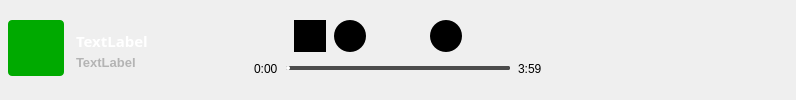
     <widget class="QWidget" name="bottomWidget" native="true">
      <property name="sizePolicy">
       <sizepolicy hsizetype="Expanding" vsizetype="Fixed">
        <horstretch>0</horstretch>
        <verstretch>0</verstretch>
       </sizepolicy>
      </property>
      <property name="minimumSize">
       <size>
        <width>0</width>
        <height>75</height>
       </size>
      </property>
      <property name="styleSheet">
       <string notr="true">/*background-color: rgb(170, 170, 127);*/</string>
      </property>
      <layout class="QHBoxLayout" name="horizontalLayout_3">
       <property name="spacing">
        <number>16</number>
       </property>
       <property name="leftMargin">
        <number>0</number>
       </property>
       <property name="topMargin">
        <number>0</number>
       </property>
       <property name="rightMargin">
        <number>0</number>
       </property>
       <property name="bottomMargin">
        <number>0</number>
       </property>
       <item>
        <widget class="QWidget" name="BWleftWidget" native="true">
         <property name="sizePolicy">
          <sizepolicy hsizetype="Preferred" vsizetype="Fixed">
           <horstretch>0</horstretch>
           <verstretch>0</verstretch>
          </sizepolicy>
         </property>
         <property name="minimumSize">
          <size>
           <width>230</width>
           <height>0</height>
          </size>
         </property>
         <property name="maximumSize">
          <size>
           <width>16777215</width>
           <height>75</height>
          </size>
         </property>
         <layout class="QHBoxLayout" name="horizontalLayout_4">
          <property name="spacing">
           <number>12</number>
          </property>
          <property name="leftMargin">
           <number>8</number>
          </property>
          <property name="topMargin">
           <number>8</number>
          </property>
          <property name="rightMargin">
           <number>0</number>
          </property>
          <property name="bottomMargin">
           <number>11</number>
          </property>
          <item>
           <widget class="QLabel" name="iconLabel">
            <property name="sizePolicy">
             <sizepolicy hsizetype="Fixed" vsizetype="Fixed">
              <horstretch>0</horstretch>
              <verstretch>0</verstretch>
             </sizepolicy>
            </property>
            <property name="minimumSize">
             <size>
              <width>56</width>
              <height>56</height>
             </size>
            </property>
            <property name="maximumSize">
             <size>
              <width>56</width>
              <height>56</height>
             </size>
            </property>
            <property name="styleSheet">
             <string notr="true">background-color: rgb(0, 170, 0);
border-radius: 4px;</string>
            </property>
            <property name="text">
             <string/>
            </property>
           </widget>
          </item>
          <item>
           <widget class="QWidget" name="BWLrightWidget" native="true">
            <property name="sizePolicy">
             <sizepolicy hsizetype="Preferred" vsizetype="Fixed">
              <horstretch>0</horstretch>
              <verstretch>0</verstretch>
             </sizepolicy>
            </property>
            <layout class="QVBoxLayout" name="verticalLayout_5">
             <property name="spacing">
              <number>0</number>
             </property>
             <property name="leftMargin">
              <number>0</number>
             </property>
             <property name="topMargin">
              <number>10</number>
             </property>
             <property name="rightMargin">
              <number>0</number>
             </property>
             <property name="bottomMargin">
              <number>4</number>
             </property>
             <item>
              <widget class="QLabel" name="musicLabel">
               <property name="sizePolicy">
                <sizepolicy hsizetype="Maximum" vsizetype="Fixed">
                 <horstretch>0</horstretch>
                 <verstretch>0</verstretch>
                </sizepolicy>
               </property>
               <property name="minimumSize">
                <size>
                 <width>0</width>
                 <height>22</height>
                </size>
               </property>
               <property name="maximumSize">
                <size>
                 <width>16777215</width>
                 <height>22</height>
                </size>
               </property>
               <property name="font">
                <font>
                 <family>Segoe UI Black</family>
                 <pointsize>11</pointsize>
                 <bold>true</bold>
                </font>
               </property>
               <property name="styleSheet">
                <string notr="true">color: rgb(255, 255, 255);
background-color: none;</string>
               </property>
               <property name="text">
                <string>TextLabel</string>
               </property>
              </widget>
             </item>
             <item>
              <widget class="QLabel" name="artistLabel">
               <property name="sizePolicy">
                <sizepolicy hsizetype="Maximum" vsizetype="Fixed">
                 <horstretch>0</horstretch>
                 <verstretch>0</verstretch>
                </sizepolicy>
               </property>
               <property name="minimumSize">
                <size>
                 <width>0</width>
                 <height>20</height>
                </size>
               </property>
               <property name="maximumSize">
                <size>
                 <width>16777215</width>
                 <height>20</height>
                </size>
               </property>
               <property name="font">
                <font>
                 <pointsize>10</pointsize>
                 <bold>true</bold>
                 <underline>false</underline>
                </font>
               </property>
               <property name="cursor">
                <cursorShape>PointingHandCursor</cursorShape>
               </property>
               <property name="styleSheet">
                <string notr="true">QLabel {
   color: rgb(180, 180, 180);
	background-color: none;
}


QLabel:hover {
	color: rgb(255, 255, 255)
}</string>
               </property>
               <property name="text">
                <string>TextLabel</string>
               </property>
              </widget>
             </item>
            </layout>
           </widget>
          </item>
         </layout>
        </widget>
       </item>
       <item>
        <widget class="QWidget" name="BWcenterWidget" native="true">
         <property name="sizePolicy">
          <sizepolicy hsizetype="Preferred" vsizetype="Fixed">
           <horstretch>0</horstretch>
           <verstretch>0</verstretch>
          </sizepolicy>
         </property>
         <layout class="QVBoxLayout" name="verticalLayout_4">
          <property name="spacing">
           <number>0</number>
          </property>
          <property name="leftMargin">
           <number>0</number>
          </property>
          <property name="topMargin">
           <number>0</number>
          </property>
          <property name="rightMargin">
           <number>0</number>
          </property>
          <property name="bottomMargin">
           <number>0</number>
          </property>
          <item>
           <widget class="QWidget" name="BWCtopWidget" native="true">
            <layout class="QHBoxLayout" name="horizontalLayout">
             <property name="spacing">
              <number>8</number>
             </property>
             <property name="leftMargin">
              <number>8</number>
             </property>
             <property name="topMargin">
              <number>8</number>
             </property>
             <property name="rightMargin">
              <number>8</number>
             </property>
             <property name="bottomMargin">
              <number>8</number>
             </property>
             <item>
              <spacer name="horizontalSpacer">
               <property name="orientation">
                <enum>Qt::Orientation::Horizontal</enum>
               </property>
               <property name="sizeHint" stdset="0">
                <size>
                 <width>40</width>
                 <height>20</height>
                </size>
               </property>
              </spacer>
             </item>
             <item>
              <widget class="RoundButton" name="shuffleButton">
               <property name="sizePolicy">
                <sizepolicy hsizetype="Fixed" vsizetype="Fixed">
                 <horstretch>0</horstretch>
                 <verstretch>0</verstretch>
                </sizepolicy>
               </property>
               <property name="minimumSize">
                <size>
                 <width>32</width>
                 <height>32</height>
                </size>
               </property>
               <property name="maximumSize">
                <size>
                 <width>32</width>
                 <height>32</height>
                </size>
               </property>
               <property name="font">
                <font>
                 <pointsize>10</pointsize>
                 <fontweight>DemiBold</fontweight>
                </font>
               </property>
               <property name="cursor">
                <cursorShape>PointingHandCursor</cursorShape>
               </property>
               <property name="toolTip">
                <string/>
               </property>
               <property name="statusTip">
                <string/>
               </property>
               <property name="whatsThis">
                <string/>
               </property>
               <property name="accessibleName">
                <string/>
               </property>
               <property name="accessibleDescription">
                <string/>
               </property>
               <property name="styleSheet">
                <string notr="true">QPushButton {
	background-color: trasnparent;
	border-radius: 0px;
}

QPushButton:hover {
    icon: url(:/assets/buttons/shuffle_hover.png);
}

QPushButton:pressed  {
    icon: url(:/assets/buttons/shuffle_pressed2.png);
}

QPushButton:checked  {
    icon: url(:/assets/buttons/shuffle_pressed.png);
}</string>
               </property>
               <property name="text">
                <string/>
               </property>
               <property name="icon">
                <iconset resource="resources.qrc">
                 <normaloff>:/assets/buttons/shuffle.png</normaloff>:/assets/buttons/shuffle.png</iconset>
               </property>
               <property name="iconSize">
                <size>
                 <width>32</width>
                 <height>32</height>
                </size>
               </property>
               <property name="checkable">
                <bool>true</bool>
               </property>
              </widget>
             </item>
             <item>
              <widget class="RoundButton" name="previousTrackButton">
               <property name="sizePolicy">
                <sizepolicy hsizetype="Fixed" vsizetype="Fixed">
                 <horstretch>0</horstretch>
                 <verstretch>0</verstretch>
                </sizepolicy>
               </property>
               <property name="minimumSize">
                <size>
                 <width>32</width>
                 <height>32</height>
                </size>
               </property>
               <property name="maximumSize">
                <size>
                 <width>32</width>
                 <height>32</height>
                </size>
               </property>
               <property name="font">
                <font>
                 <pointsize>10</pointsize>
                 <fontweight>DemiBold</fontweight>
                </font>
               </property>
               <property name="cursor">
                <cursorShape>PointingHandCursor</cursorShape>
               </property>
               <property name="toolTip">
                <string/>
               </property>
               <property name="statusTip">
                <string/>
               </property>
               <property name="whatsThis">
                <string/>
               </property>
               <property name="accessibleName">
                <string/>
               </property>
               <property name="accessibleDescription">
                <string/>
               </property>
               <property name="styleSheet">
                <string notr="true">QPushButton {
	background-color: trasnparent;
	border-radius: 16px;
	padding-left: 0px;
}

QPushButton:hover {
    icon: url(:/assets/buttons/previousTrack_hover.png);
}

QPushButton:pressed  {
    icon: url(:/assets/buttons/previousTrack_pressed.png);
}</string>
               </property>
               <property name="text">
                <string/>
               </property>
               <property name="icon">
                <iconset resource="resources.qrc">
                 <normaloff>:/assets/buttons/previousTrack.png</normaloff>:/assets/buttons/previousTrack.png</iconset>
               </property>
               <property name="iconSize">
                <size>
                 <width>16</width>
                 <height>16</height>
                </size>
               </property>
              </widget>
             </item>
             <item>
              <spacer name="horizontalSpacer_3">
               <property name="orientation">
                <enum>Qt::Orientation::Horizontal</enum>
               </property>
               <property name="sizeType">
                <enum>QSizePolicy::Policy::Fixed</enum>
               </property>
               <property name="sizeHint" stdset="0">
                <size>
                 <width>8</width>
                 <height>20</height>
                </size>
               </property>
              </spacer>
             </item>
             <item>
              <widget class="RoundButton" name="playButton">
               <property name="sizePolicy">
                <sizepolicy hsizetype="Fixed" vsizetype="Fixed">
                 <horstretch>0</horstretch>
                 <verstretch>0</verstretch>
                </sizepolicy>
               </property>
               <property name="minimumSize">
                <size>
                 <width>32</width>
                 <height>32</height>
                </size>
               </property>
               <property name="maximumSize">
                <size>
                 <width>32</width>
                 <height>32</height>
                </size>
               </property>
               <property name="font">
                <font>
                 <pointsize>10</pointsize>
                 <fontweight>DemiBold</fontweight>
                </font>
               </property>
               <property name="cursor">
                <cursorShape>PointingHandCursor</cursorShape>
               </property>
               <property name="toolTip">
                <string/>
               </property>
               <property name="statusTip">
                <string/>
               </property>
               <property name="whatsThis">
                <string/>
               </property>
               <property name="accessibleName">
                <string/>
               </property>
               <property name="accessibleDescription">
                <string/>
               </property>
               <property name="styleSheet">
                <string notr="true">QPushButton {
	/*background-color: rgb(255, 255, 255);*/
	border-radius: 16px;
	padding-left: 3px;
	background-color: transparent;
    background: qradialgradient(
        cx:0.5, cy:0.5, radius: 0.5,
        fx:0.5, fy:0.5,
        stop:0 rgba(255, 255, 255, 255),
        stop:0.94 rgba(255, 255, 255, 255),
		 stop:0.99 rgba(255, 255, 255, 0),
        stop:1 rgba(255, 255, 255, 0)
    );
}

QPushButton:hover {
background-color: rgb(255, 255, 255);
}

QPushButton:pressed  {
	background-color: transparent;
    background: qradialgradient(
        cx:0.5, cy:0.5, radius: 0.5,
        fx:0.5, fy:0.5,
        stop:0 rgba(180, 180, 180, 180),
        stop:0.94 rgba(180, 180, 180, 180),
		 stop:0.99 rgba(180, 180, 180, 0),
        stop:1 rgba(180, 180, 180, 0)
    );
}

QPushButton:checked  {
    icon: url(:/assets/buttons/pause.png);
	padding-left: 0px;
}</string>
               </property>
               <property name="text">
                <string/>
               </property>
               <property name="icon">
                <iconset resource="resources.qrc">
                 <normaloff>:/assets/buttons/play.png</normaloff>:/assets/buttons/play.png</iconset>
               </property>
               <property name="iconSize">
                <size>
                 <width>16</width>
                 <height>16</height>
                </size>
               </property>
               <property name="checkable">
                <bool>true</bool>
               </property>
              </widget>
             </item>
             <item>
              <spacer name="horizontalSpacer_4">
               <property name="orientation">
                <enum>Qt::Orientation::Horizontal</enum>
               </property>
               <property name="sizeType">
                <enum>QSizePolicy::Policy::Fixed</enum>
               </property>
               <property name="sizeHint" stdset="0">
                <size>
                 <width>8</width>
                 <height>20</height>
                </size>
               </property>
              </spacer>
             </item>
             <item>
              <widget class="RoundButton" name="nextTrackButton">
               <property name="sizePolicy">
                <sizepolicy hsizetype="Fixed" vsizetype="Fixed">
                 <horstretch>0</horstretch>
                 <verstretch>0</verstretch>
                </sizepolicy>
               </property>
               <property name="minimumSize">
                <size>
                 <width>32</width>
                 <height>32</height>
                </size>
               </property>
               <property name="maximumSize">
                <size>
                 <width>32</width>
                 <height>32</height>
                </size>
               </property>
               <property name="font">
                <font>
                 <pointsize>10</pointsize>
                 <fontweight>DemiBold</fontweight>
                </font>
               </property>
               <property name="cursor">
                <cursorShape>PointingHandCursor</cursorShape>
               </property>
               <property name="toolTip">
                <string/>
               </property>
               <property name="statusTip">
                <string/>
               </property>
               <property name="whatsThis">
                <string/>
               </property>
               <property name="accessibleName">
                <string/>
               </property>
               <property name="accessibleDescription">
                <string/>
               </property>
               <property name="styleSheet">
                <string notr="true">QPushButton {
	background-color: trasnparent;
	border-radius: 16px;
	padding-left: 3px;
}

QPushButton:hover {
    icon: url(:/assets/buttons/nextTrack_hover.png);
}

QPushButton:pressed  {
    icon: url(:/assets/buttons/nextTrack_pressed.png);
}
</string>
               </property>
               <property name="text">
                <string/>
               </property>
               <property name="icon">
                <iconset resource="resources.qrc">
                 <normaloff>:/assets/buttons/nextTrack.png</normaloff>:/assets/buttons/nextTrack.png</iconset>
               </property>
               <property name="iconSize">
                <size>
                 <width>16</width>
                 <height>16</height>
                </size>
               </property>
              </widget>
             </item>
             <item>
              <widget class="LoopButton" name="loopButton">
               <property name="enabled">
                <bool>true</bool>
               </property>
               <property name="sizePolicy">
                <sizepolicy hsizetype="Fixed" vsizetype="Fixed">
                 <horstretch>0</horstretch>
                 <verstretch>0</verstretch>
                </sizepolicy>
               </property>
               <property name="minimumSize">
                <size>
                 <width>32</width>
                 <height>32</height>
                </size>
               </property>
               <property name="maximumSize">
                <size>
                 <width>32</width>
                 <height>32</height>
                </size>
               </property>
               <property name="font">
                <font>
                 <pointsize>10</pointsize>
                 <fontweight>DemiBold</fontweight>
                </font>
               </property>
               <property name="cursor">
                <cursorShape>PointingHandCursor</cursorShape>
               </property>
               <property name="toolTip">
                <string/>
               </property>
               <property name="statusTip">
                <string/>
               </property>
               <property name="whatsThis">
                <string/>
               </property>
               <property name="accessibleName">
                <string/>
               </property>
               <property name="accessibleDescription">
                <string/>
               </property>
               <property name="styleSheet">
                <string notr="true">QPushButton {
	background-color: transparent;
	border-radius: 0px;
}
QPushButton:hover {
    icon: url(:/assets/buttons/loop_hover.png);
}
QPushButton:pressed  {
    icon: url(:/assets/buttons/loop_pressed.png);
}
QPushButton:checked  {
    icon: url(:/assets/buttons/loop_checked.png);
}</string>
               </property>
               <property name="text">
                <string/>
               </property>
               <property name="icon">
                <iconset resource="resources.qrc">
                 <normaloff>:/assets/buttons/loop.png</normaloff>:/assets/buttons/loop.png</iconset>
               </property>
               <property name="iconSize">
                <size>
                 <width>32</width>
                 <height>32</height>
                </size>
               </property>
               <property name="checkable">
                <bool>true</bool>
               </property>
              </widget>
             </item>
             <item>
              <spacer name="horizontalSpacer_2">
               <property name="orientation">
                <enum>Qt::Orientation::Horizontal</enum>
               </property>
               <property name="sizeHint" stdset="0">
                <size>
                 <width>40</width>
                 <height>20</height>
                </size>
               </property>
              </spacer>
             </item>
            </layout>
           </widget>
          </item>
          <item>
           <widget class="QWidget" name="BWCbottomWidget" native="true">
            <layout class="QHBoxLayout" name="horizontalLayout_2">
             <property name="spacing">
              <number>8</number>
             </property>
             <property name="leftMargin">
              <number>8</number>
             </property>
             <property name="topMargin">
              <number>0</number>
             </property>
             <property name="rightMargin">
              <number>8</number>
             </property>
             <property name="bottomMargin">
              <number>10</number>
             </property>
             <item>
              <widget class="QLabel" name="timeLabel">
               <property name="sizePolicy">
                <sizepolicy hsizetype="Maximum" vsizetype="Fixed">
                 <horstretch>0</horstretch>
                 <verstretch>0</verstretch>
                </sizepolicy>
               </property>
               <property name="minimumSize">
                <size>
                 <width>0</width>
                 <height>17</height>
                </size>
               </property>
               <property name="styleSheet">
                <string notr="true"/>
               </property>
               <property name="text">
                <string>0:00</string>
               </property>
              </widget>
             </item>
             <item>
              <widget class="HoverSlider" name="playTimeSlider">
               <property name="minimumSize">
                <size>
                 <width>0</width>
                 <height>17</height>
                </size>
               </property>
               <property name="maximumSize">
                <size>
                 <width>16777215</width>
                 <height>17</height>
                </size>
               </property>
               <property name="styleSheet">
                <string notr="true">QSlider {
	background-color: transparent;
}

QSlider::groove:horizontal {
                background: rgb(76, 76, 76); /* Grey for the background */
                height: 4px; /* Thickness of the slider */
                border-radius: 2px; /* Rounded edges */
                }

                QSlider::add-page:horizontal  {
                background: rgb(76, 76, 76);
                        height: 4px; /* Thickness of the slider */
                border-radius: 2px; /* Rounded edges */
                }

                QSlider::sub-page:horizontal  {
                background: rgb(255, 255, 255);
                        height: 4px; /* Thickness of the slider */
                border-radius: 2px; /* Rounded edges */
                }

                QSlider::handle:horizontal  {
                background: transparent; 
                width: 12px;
                height: 6px;
                margin: -4px -3px;
                border-radius: 6px;
                }</string>
               </property>
               <property name="maximum">
                <number>100</number>
               </property>
               <property name="tracking">
                <bool>true</bool>
               </property>
               <property name="orientation">
                <enum>Qt::Orientation::Horizontal</enum>
               </property>
               <property name="invertedAppearance">
                <bool>false</bool>
               </property>
               <property name="invertedControls">
                <bool>false</bool>
               </property>
              </widget>
             </item>
             <item>
              <widget class="QLabel" name="durationLabel">
               <property name="sizePolicy">
                <sizepolicy hsizetype="Maximum" vsizetype="Fixed">
                 <horstretch>0</horstretch>
                 <verstretch>0</verstretch>
                </sizepolicy>
               </property>
               <property name="minimumSize">
                <size>
                 <width>0</width>
                 <height>17</height>
                </size>
               </property>
               <property name="text">
                <string>3:59</string>
               </property>
              </widget>
             </item>
            </layout>
           </widget>
          </item>
         </layout>
        </widget>
       </item>
       <item>
        <widget class="QWidget" name="BWrightWidget" native="true">
         <property name="sizePolicy">
          <sizepolicy hsizetype="Preferred" vsizetype="Fixed">
           <horstretch>0</horstretch>
           <verstretch>0</verstretch>
          </sizepolicy>
         </property>
         <property name="minimumSize">
          <size>
           <width>230</width>
           <height>75</height>
          </size>
         </property>
         <property name="maximumSize">
          <size>
           <width>16777215</width>
           <height>75</height>
          </size>
         </property>
        </widget>
       </item>
      </layout>
     </widget>
